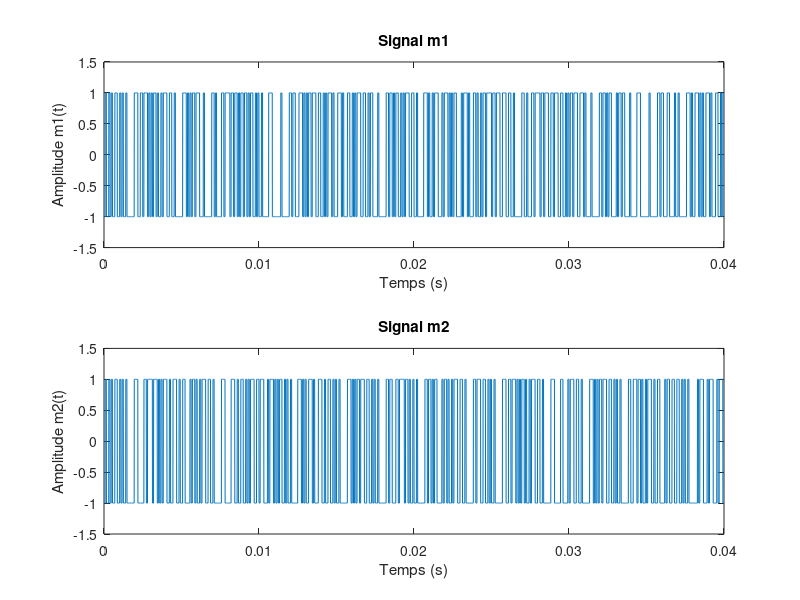
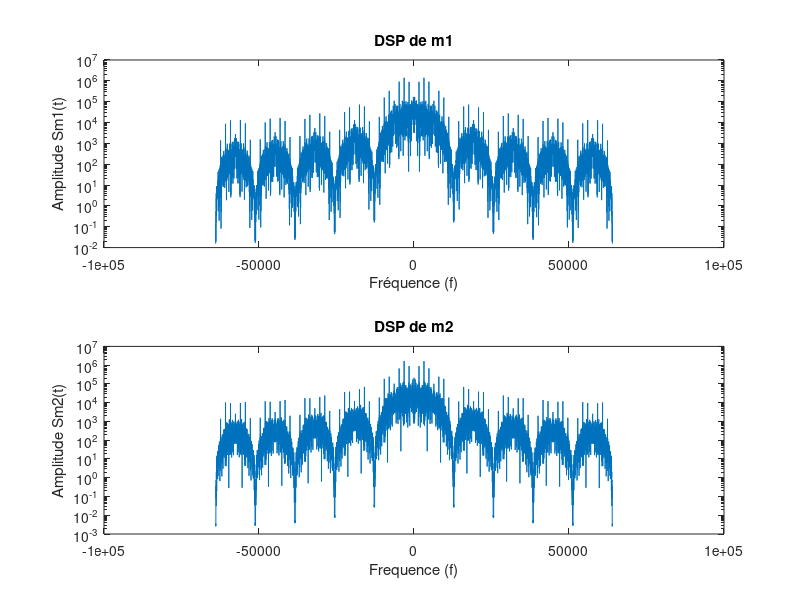
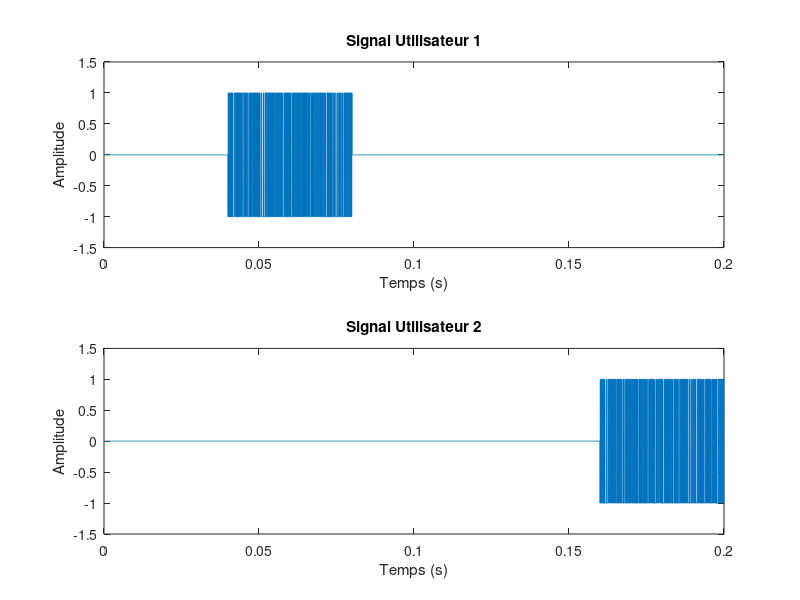
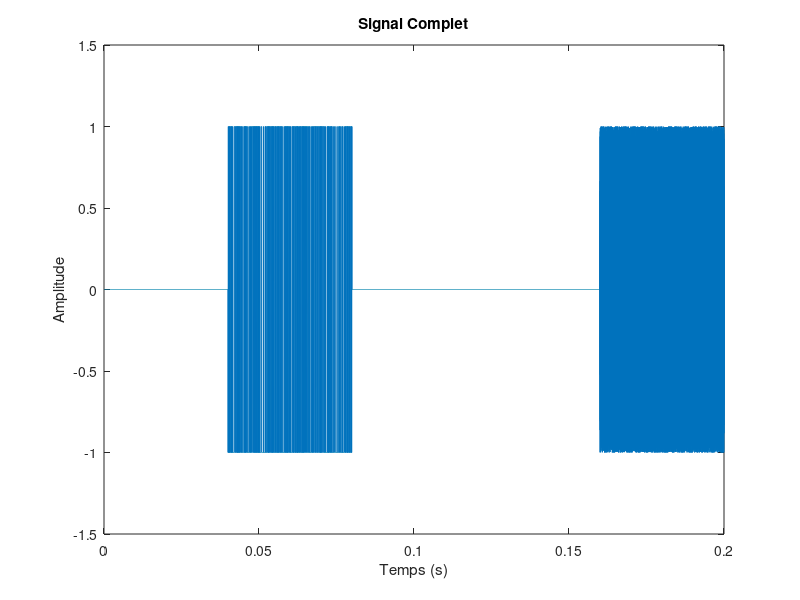

These charts were generated, in order, by the following MATLAB code:
load('donnees1.mat');
load('donnees2.mat');

% Initialisation des données
f1 = 0;
f2 = 46000;
Tslot = 0.04;
Fe = 128000;
Te = 1/Fe;
Ns = 10;
Ts = Ns*Te;

%% 3.2.1 Modulation bande base

% Création des signaux m1(t) et m2(t)
m1 = kron(2*bits_utilisateur1 -1, ones(1,Ns));
m2 = kron(2*bits_utilisateur2 -1, ones(1,Ns));

% Tracé des signaux m1(t) et m2(t)
t = linspace(0, Tslot, length(m1));
figure; subplot(2,1,1); plot(t, m1);
title("Signal m1");
xlabel("Temps (s)")
ylabel("Amplitude m1(t)");
ylim([-1.5,1.5]);

subplot(2,1,2); plot(t, m2);
title("Signal m2");
xlabel("Temps (s)")
ylabel("Amplitude m2(t)");
ylim([-1.5,1.5]);

% Calcul des transformées de fourier de m1 et m2
M1 =fft(m1);
M2 =fft(m2);

% Calcul des densités spectrales de puissance
Sm1 = abs(M1).^2;
Sm2 = abs(M2).^2;

% Tracé des densités spectrales de puissance
f = linspace(-Fe/2, Fe/2, length(M1));
figure; subplot(2,1,1); semilogy(f, fftshift(Sm1));
title("DSP de m1");
xlabel("Fréquence (f)")
ylabel("Amplitude Sm1(t)");

subplot(2,1,2); semilogy(f, fftshift(Sm2));
title("DSP de m2");
xlabel("Frequence (f)")
ylabel("Amplitude Sm2(t)");

%% 3.2.2 Construction du signal MF-TDMA

N = length(m1);
% Construction des slots
Signal1 = zeros (1,5*N);
Signal1(N+1:2*N) = m1;

Signal2 = zeros (1,5*N);
Signal2(4*N+1:5*N) = m2;

% Tracé des signaux
t = linspace(0, 5*Tslot, length(Signal1));
figure; subplot(2,1,1); plot(t, Signal1);
title("Signal Utilisateur 1");
xlabel("Temps (s)")
ylabel("Amplitude");
ylim([-1.5,1.5]);

subplot(2,1,2); plot(t, Signal2);
title("Signal Utilisateur 2");
xlabel("Temps (s)")
ylabel("Amplitude");
ylim([-1.5,1.5]);

% Modulation d'amplitude
x1 = Signal1.*cos(2*pi*f1*t);
x2 = Signal2.*cos(2*pi*f2*t);

% signal MF-TDMA
SNRdb = 100;
Ps = mean (abs(x1 + x2).^2);
Pb = Ps/(10^(SNRdb/10));
n = randn (1, length(Signal1))*sqrt(Pb);
x = x1 + x2 + n;

% Tracé de x
figure; plot(t, x);
title("Signal Complet");
xlabel("Temps (s)");
ylabel("Amplitude");

% Calcul de la transformée de fourier de x
X =fft(x);

% Calcul de la DSP de x
Sx = abs(X).^2;

% Tracé de la DSP de x
f = linspace(-Fe/2, Fe/2, length(X));
figure; semilogy(f, fftshift(X));
title("DSP de x");
xlabel("Fréquence (f)")
ylabel("Amplitude Sx(f)");
